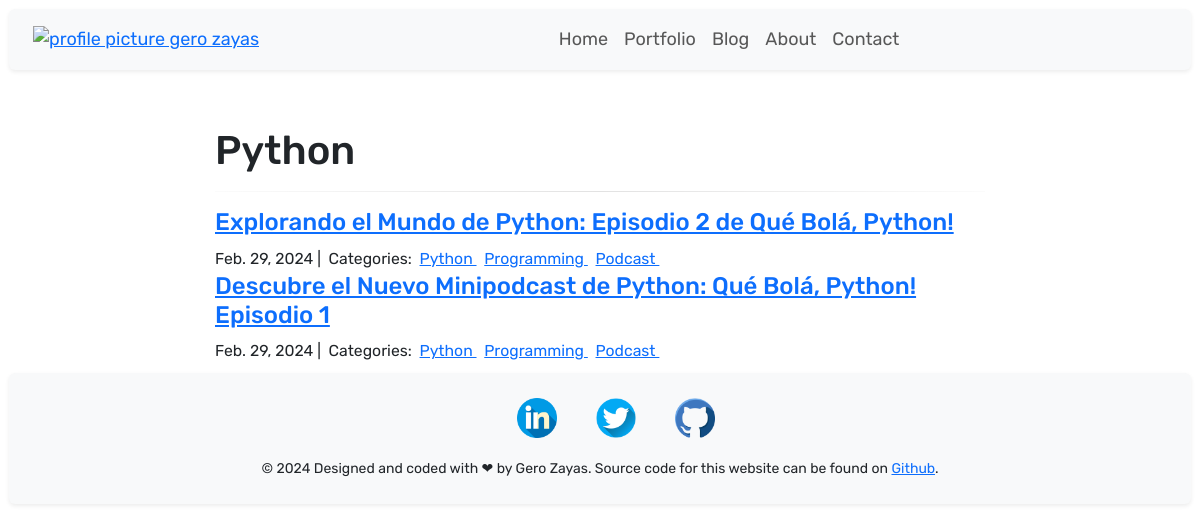
Page /blog/Python/ on the earlier database version.
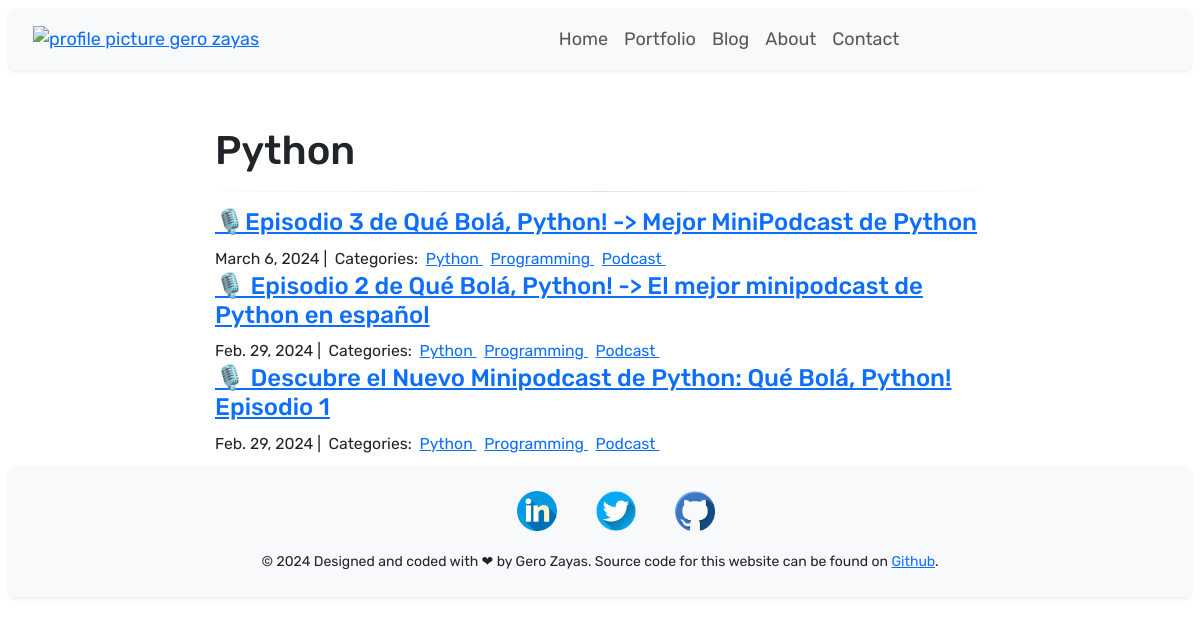
Same page on the later database version.
### blog/models.py (models this page shows, shortened)
class Category(models.Model):
    class Meta:
        verbose_name_plural = "Categories"
        verbose_name = "Category"
    name = models.CharField(max_length=20)

class Post(models.Model):
    name = models.CharField(max_length=255)
    body = RichTextField(blank=True, null=True)
    slug = models.SlugField(null=True, blank=True, max_length=255)
    created_on = models.DateTimeField(auto_now_add=True)
    last_modified = models.DateTimeField(auto_now=True)
    categories = models.ManyToManyField("Category", related_name="posts")
    image = models.ImageField(upload_to="static/images/")
    is_active = models.BooleanField(default=True)

### blog/views.py (the view)
# urls.py: path("<category>/", views.blog_category, name="blog_category"),
def blog_category(request, category):
    posts = Post.objects.filter(categories__name__contains=category).order_by(
        "-created_on"
    )
    context = {"category": category, "posts": posts}
    return render(request, "blog/blog_category.html", context)

### blog/templates/blog/blog_category.html
{% extends 'home/base.html' %}
{% load static %}
{%block blog %}
<div class="col-md-8 offset-md-2">
    <h1>{{ category | title }}</h1>
    <hr>
    {% for post in posts %}
    <h4><a href="{% url 'blog_detail' post.pk%}">{{ post.name }}</a></h4>
    <small>
        {{ post.created_on.date }} |&nbsp;
        Categories:&nbsp;
        {% for category in post.categories.all %}
        <a href="{% url 'blog_category' category.name %}">
            {{ category.name }}
        </a>&nbsp;
        {% endfor %}
    </small>
    {% endfor %}
</div>
{% endblock blog %}

### home/templates/home/base.html (shortened to what this page needs)
{% load static %}
<!DOCTYPE html>
<html lang="en">
<head>
    <link href="https://cdn.jsdelivr.net/npm/bootstrap@5.3.0-alpha1/dist/css/bootstrap.min.css" rel="stylesheet"
 />
    <link rel="stylesheet" href="{% static 'css/main.css' %} ">
</head>
<body style="font-family:'Rubik', sans-serif;">
    <div>
        {% include "home/header.html"%}
        {% block blog %} {% endblock blog %}
        {% include "home/footer.html"%}
    </div>
</body>
</html>

### home/templates/home/header.html (shortened to what this page needs)
{% load static %}
<nav class="navbar navbar-expand-lg navbar-light bg-light shadow-sm p-3 mb-5 bg-body-tertiary rounded sticky-top"
  id="header-navbar" style="margin: 0px; padding: 0%;">
  <a href="{% url 'home.home' %}"><img id="profile-picture" src="{% static 'images/profile-pic.png' %}" height="50"
      width="50" alt="profile picture gero zayas" style="margin: 8px;" /></a>
  <div class="collapse navbar-collapse" id="navbarNav">
    <ul class="navbar-nav">
      <li class="nav-item">
        <a class="nav-link" href="{% url 'home.home' %}">Home</span></a>
      </li>
      <li class="nav-item">
        <a class="nav-link" href="{% url 'porfolio.index' %}">Portfolio</a>
      </li>
      <li class="nav-item">
        <a class="nav-link" href="{% url 'blog_index' %}">Blog</a>
      </li>
      <li class="nav-item">
        <a class="nav-link" href="{% url 'home.about' %}">About</a>
      </li>
      <li class="nav-item">
        <a class="nav-link" href="{% url 'home.contact' %}">Contact</a>
      </li>
    </ul>
  </div>
</nav>

### home/templates/home/footer.html (shortened to what this page needs)
{% load static %}
<footer style="margin: 0%">
  <div class="footerCol shadow-sm p-3 mb-5 bg-body-tertiary rounded">
    <div class="container">
      <ul class="socialCol">
        <li>
          <a href="https://www.linkedin.com/in/gerardo-zayas-alvarez/"
            ><img src="{% static 'images/linkedin.png' %}" alt="linkedin_link"
          /></a>
        </li>
        <li>
          <a href="https://twitter.com/GrardEnrikke"
            ><img src="{% static 'images/twitter.png' %}" alt="twitter_link"
          /></a>
        </li>
        <li>
          <a href="https://github.com/gerozayas"
            ><img src="{% static 'images/github.png' %}" alt="github_link"
          /></a>
        </li>
      </ul>
      <div class="copyrightCol">
        <p>
          ©
          Designed and coded with &#10084; by Gero Zayas. Source code for this website can be found on <a href="https://github.com/GeroZayas/gerozayas_portfolio_bravo">Github</a>.
        </p>
      </div>
    </div>
  </div>
</footer>

### static/css/main.css (style rules this page uses)
body { font-size: large; }
#profile-picture { transition: 0.3s transform cubic-bezier(0.155, 1.105, 0.295, 1.12), 0.3s box-shadow, 0.3s -webkit-transform cubic-bezier(0.155, 1.105, 0.295, 1.12); }
div { padding: 0.5em; margin: auto; width: auto; flex-direction: row; justify-content: center; }
hr { border: 0; height: 1px; background-image: -webkit-linear-gradient(left, #f0f0f0, #8c8b8b, #f0f0f0); background-image: -moz-linear-gradient(left, #f0f0f0, #8c8b8b, #f0f0f0); background-image: -ms-linear-gradient(left, #f0f0f0, #8c8b8b, #f0f0f0); background-image: -o-linear-gradient(left, #f0f0f0, #8c8b8b, #f0f0f0); }
#header-navbar { padding-top: 0% !important; padding-bottom: 0% !important; }
ul.socialCol { margin: 0; }
.footerCol { padding: 50px 0; text-align: center; }
.socialCol li { display: inline-block; }
.socialCol li + li { padding-left: 35px; }
.socialCol img { max-width: 100px; max-height: 100px; -o-object-fit: contain; object-fit: contain; transition: 0.3s transform cubic-bezier(0.155, 1.105, 0.295, 1.12), 0.3s box-shadow, 0.3s -webkit-transform cubic-bezier(0.155, 1.105, 0.295, 1.12); }
.copyrightCol { padding: 20px 0 0; font-size: 14px; }
.copyrightCol p { margin: 0; }

### home/templates/home/base.html (style rules this page uses)
div { max-width: 1200px !important; }
.socialCol img { width: 40px; height: 40px; }
#header-navbar { text-align: center; }

Differences in the rows shown:
added Post: name "🎙️Episodio 3 de Qué Bolá, Python! -> Mejor MiniPodcast de Python", created_on "March 6, 2024", Category (name "Python"), Category (name "Programming"), Category (name "Podcast")
changed Post: name "Explorando el Mundo de Python: Episodio 2 de Qué Bolá, Python!" → "🎙️ Episodio 2 de Qué Bolá, Python! -> El mejor minipodcast de Python en español"
changed Post: name "Descubre el Nuevo Minipodcast de Python: Qué Bolá, Python! Episodio 1" → "🎙️ Descubre el Nuevo Minipodcast de Python: Qué Bolá, Python! Episodio 1"
